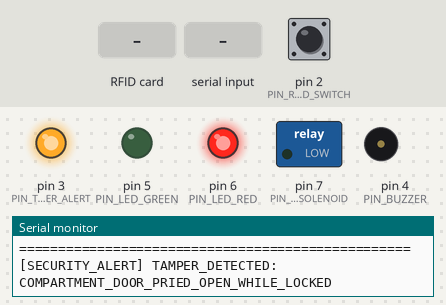
A sketch run on a simulated Arduino Uno, built with avr-gcc and run on an emulated ATmega328P. On the bench: switched loads named in the sketch (green lamp = pin HIGH), output pins drawn as LEDs (lit = HIGH), buzzer (waves = sounding), the last lines printed to the serial monitor. The inputs (shaded band) are chosen by the test bench; at power-on: pin 2 (PIN_REED_SWITCH) HIGH. Pins used as bus, display or sensor lines are not drawn.

Above: at 1.2 s.
1.3 s: RFID card 5E 7A 19 C4 held to the reader
At 2.9 s:
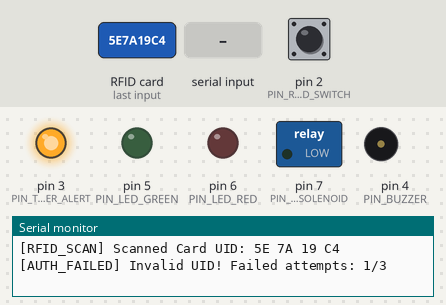
3.3 s: "REMOTE_UNLOCK\n" received over Serial
At 4.6 s:
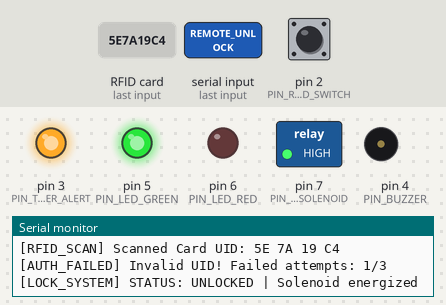
5.1 s: RFID card E2 4B 89 1A held to the reader
At 6.3 s:
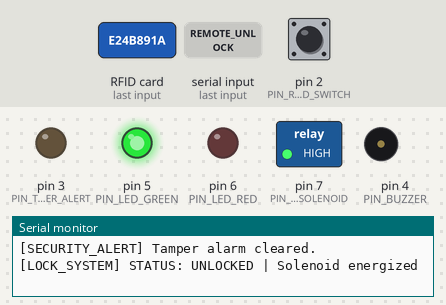
6.9 s: RFID card 5E 7A 19 C4 held to the reader
At 7.09 s:
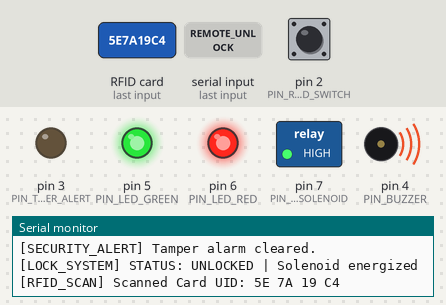
10.2 s: "FORCE_LOCK\n" received over Serial
At 10.6 s:
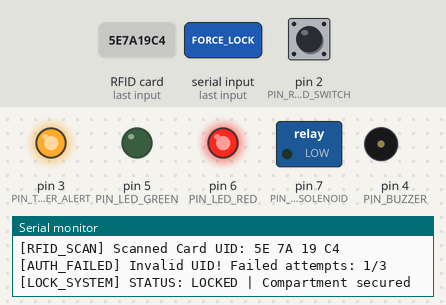
Timing chart, 0 to 12.7 s (numbered marks = the images above; inputs shaded):
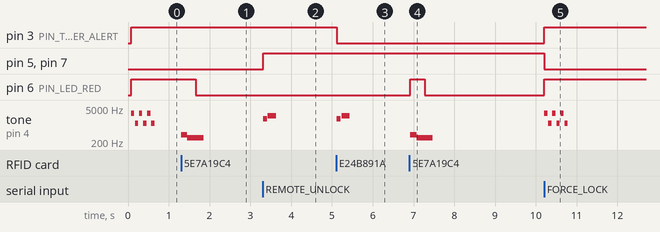

Measured:
- after the input at 1.3 s, pin 6 (PIN_LED_RED): HIGH → LOW after 0.36 s; tone on pin 4 (PIN_BUZZER): silent → 400 Hz at once, → 300 Hz 0.15 s later, → silent 0.40 s later
- after the input at 3.3 s, pin 5 (PIN_LED_GREEN), pin 7 (PIN_RELAY_SOLENOID): LOW → HIGH at once; tone on pin 4 (PIN_BUZZER): silent → 1800 Hz at once, → silent 0.10 s later, → 2400 Hz 0.02 s later, → silent 0.20 s later
- after the input at 5.1 s, pin 3 (PIN_TAMPER_ALERT): HIGH → LOW at once; tone on pin 4 (PIN_BUZZER): silent → 1800 Hz at once, → silent 0.10 s later, → 2400 Hz 0.02 s later, → silent 0.20 s later
- after the input at 6.9 s, pin 6 (PIN_LED_RED): LOW → HIGH at once, → LOW 0.35 s later; tone on pin 4 (PIN_BUZZER): silent → 400 Hz at once, → 300 Hz 0.15 s later, → silent 0.40 s later
- after the input at 10.2 s, pin 3 (PIN_TAMPER_ALERT), pin 6 (PIN_LED_RED): LOW → HIGH at once; pin 5 (PIN_LED_GREEN), pin 7 (PIN_RELAY_SOLENOID): HIGH → LOW at once; tone on pin 4 (PIN_BUZZER): silent → 3000 Hz at once, then repeats every 0.20 s: silent 0.02 s, 1200 Hz 0.08 s, silent 0.02 s, 3000 Hz 0.08 s, until it stays silent from 10.8 s
- by itself, tone on pin 4 (PIN_BUZZER): repeats every 0.20 s: silent 0.02 s, 1200 Hz 0.08 s, silent 0.02 s, 3000 Hz 0.08 s, until it stays silent from 0.7 s

The sketch:

compartment_lock.ino
```cpp
/*
 * ==============================================================================
 * Rural Delivery Droid - Electronic Compartment Lock & Anti-Tamper Controller
 * Matches XOD Patches: main.xodp, rfid-validator.xodp, solenoid-controller.xodp, tamper-detector.xodp
 *
 * Hardware Requirements:
 *  - Microcontroller: Arduino Uno / Nano / Mega or ESP32
 *  - RFID Reader: MFRC522 (13.56 MHz RFID/NFC) via SPI
 *  - Solenoid Lock: 12V DC Solenoid Door Bolt (via 5V Optocoupled Relay or IRLZ44N MOSFET)
 *  - Door Sensor: Magnetic Reed Switch (Normally Closed when door shut)
 *  - Status LEDs: Green (Access Granted), Red (Access Denied / Tamper Alert)
 *  - Audio: Piezo Buzzer
 *  - Interface to Droid SBC: Digital Pin D3 (Tamper Interrupt line to Raspberry Pi / Node-RED)
 *
 * Pinout:
 *  - MFRC522 SDA (SS): Pin 10
 *  - MFRC522 SCK     : Pin 13
 *  - MFRC522 MOSI    : Pin 11
 *  - MFRC522 MISO    : Pin 12
 *  - MFRC522 RST     : Pin 9
 *  - Reed Switch     : Pin 2 (INPUT_PULLUP)
 *  - Tamper Alert Out: Pin 3 (OUTPUT to SBC / Node-RED GPIO)
 *  - Piezo Buzzer    : Pin 4
 *  - Green LED       : Pin 5
 *  - Red LED         : Pin 6
 *  - Relay Solenoid  : Pin 7 (ACTIVE HIGH)
 * ==============================================================================
 */

#include <SPI.h>
#include <MFRC522.h>

// Pin Definitions
#define PIN_REED_SWITCH     2
#define PIN_TAMPER_ALERT    3
#define PIN_BUZZER          4
#define PIN_LED_GREEN       5
#define PIN_LED_RED         6
#define PIN_RELAY_SOLENOID  7
#define PIN_RFID_RST        9
#define PIN_RFID_SS         10

// Timing & Configuration Constants
const unsigned long SOLENOID_MAX_HOLD_MS = 12000; // 12 seconds max energize time (coil protection)
const unsigned long TAMPER_RESET_WINDOW_MS = 30000; // 30 seconds sliding window for failed scans
const int MAX_FAILED_ATTEMPTS = 3;

// Authorized Customer Delivery Key (Can be updated dynamically over Serial by SBC/Node-RED)
String currentAuthorizedUID = "E2 4B 89 1A";

// State Machine Variables
bool isUnlocked = false;
bool tamperAlertActive = false;
unsigned long unlockTimestamp = 0;
int failedScanCount = 0;
unsigned long lastFailedScanTime = 0;

MFRC522 mfrc522(PIN_RFID_SS, PIN_RFID_RST);

void playToneSuccess() {
  tone(PIN_BUZZER, 1800, 100);
  delay(120);
  tone(PIN_BUZZER, 2400, 200);
}

void playToneDenied() {
  tone(PIN_BUZZER, 400, 250);
  delay(150);
  tone(PIN_BUZZER, 300, 400);
}

void playToneAlarm() {
  for (int i = 0; i < 3; i++) {
    tone(PIN_BUZZER, 3000, 80);
    delay(100);
    tone(PIN_BUZZER, 1200, 80);
    delay(100);
  }
}

void unlockCompartment() {
  isUnlocked = true;
  unlockTimestamp = millis();
  digitalWrite(PIN_RELAY_SOLENOID, HIGH); // Energize solenoid
  digitalWrite(PIN_LED_GREEN, HIGH);
  digitalWrite(PIN_LED_RED, LOW);
  playToneSuccess();
  Serial.println(F("[LOCK_SYSTEM] STATUS: UNLOCKED | Solenoid energized"));
}

void lockCompartment() {
  isUnlocked = false;
  digitalWrite(PIN_RELAY_SOLENOID, LOW); // De-energize solenoid (spring returns bolt)
  digitalWrite(PIN_LED_GREEN, LOW);
  Serial.println(F("[LOCK_SYSTEM] STATUS: LOCKED | Compartment secured"));
}

void triggerTamperAlarm(const char* reason) {
  tamperAlertActive = true;
  digitalWrite(PIN_TAMPER_ALERT, HIGH); // Signal Companion Computer (SBC)
  digitalWrite(PIN_LED_RED, HIGH);
  playToneAlarm();

  Serial.print(F("[SECURITY_ALERT] TAMPER_DETECTED: "));
  Serial.println(reason);
}

void clearTamperAlarm() {
  tamperAlertActive = false;
  digitalWrite(PIN_TAMPER_ALERT, LOW);
  digitalWrite(PIN_LED_RED, LOW);
  failedScanCount = 0;
  Serial.println(F("[SECURITY_ALERT] Tamper alarm cleared."));
}

void setup() {
  Serial.begin(115200);
  while (!Serial && millis() < 2000); // Wait for serial console on USB

  // Initialize GPIOs
  pinMode(PIN_REED_SWITCH, INPUT_PULLUP);
  pinMode(PIN_TAMPER_ALERT, OUTPUT);
  pinMode(PIN_BUZZER, OUTPUT);
  pinMode(PIN_LED_GREEN, OUTPUT);
  pinMode(PIN_LED_RED, OUTPUT);
  pinMode(PIN_RELAY_SOLENOID, OUTPUT);

  // Set initial safe states (Locked & Secure)
  digitalWrite(PIN_RELAY_SOLENOID, LOW);
  digitalWrite(PIN_LED_GREEN, LOW);
  digitalWrite(PIN_LED_RED, LOW);
  digitalWrite(PIN_TAMPER_ALERT, LOW);

  // Initialize SPI & RFID Reader
  SPI.begin();
  mfrc522.PCD_Init();
  delay(10);
  mfrc522.PCD_DumpVersionToSerial();

  Serial.println(F("=================================================="));
  Serial.println(F(" Rural Delivery Droid - Compartment Lock Controller "));
  Serial.print(F(" Active Delivery Customer UID: "));
  Serial.println(currentAuthorizedUID);
  Serial.println(F("=================================================="));
}

void loop() {
  unsigned long now = millis();

  // 1. Check for Dynamic Customer Key Updates from Droid Flight Computer (Node-RED/SBC)
  // Format: "AUTH:<NEW_UID>" (e.g., "AUTH:A1 B2 C3 D4")
  if (Serial.available()) {
    String cmd = Serial.readStringUntil('\n');
    cmd.trim();
    if (cmd.startsWith("AUTH:")) {
      currentAuthorizedUID = cmd.substring(5);
      currentAuthorizedUID.trim();
      currentAuthorizedUID.toUpperCase();
      Serial.print(F("[LOCK_SYSTEM] New Authorized UID configured: "));
      Serial.println(currentAuthorizedUID);
      clearTamperAlarm();
    } else if (cmd == "FORCE_LOCK") {
      lockCompartment();
    } else if (cmd == "REMOTE_UNLOCK") {
      unlockCompartment();
    }
  }

  // 2. Door Reed Switch & Physical Pry Tamper Detection
  // Reed switch pin is LOW when door is firmly closed against magnetic strike
  bool isDoorOpen = (digitalRead(PIN_REED_SWITCH) == HIGH);

  // If door is opened while the system is in LOCKED state -> Physical pry/crowbar attack!
  if (!isUnlocked && isDoorOpen && !tamperAlertActive) {
    triggerTamperAlarm("COMPARTMENT_DOOR_PRIED_OPEN_WHILE_LOCKED");
  }

  // 3. Solenoid Failsafe Auto-Lock Management
  if (isUnlocked) {
    // If door was opened and has now been closed, relock immediately
    // Or if max hold time elapsed, force relock to protect solenoid from overheating
    if (now - unlockTimestamp >= SOLENOID_MAX_HOLD_MS) {
      Serial.println(F("[LOCK_SYSTEM] Failsafe timeout reached. Relocking..."));
      lockCompartment();
    }
  }

  // 4. Sliding Window Reset for Failed Scans
  if (failedScanCount > 0 && (now - lastFailedScanTime > TAMPER_RESET_WINDOW_MS)) {
    failedScanCount = 0;
  }

  // 5. Poll RFID/NFC Reader
  if (!mfrc522.PICC_IsNewCardPresent()) {
    return;
  }
  if (!mfrc522.PICC_ReadCardSerial()) {
    return;
  }

  // Extract UID string
  String scannedUID = "";
  for (byte i = 0; i < mfrc522.uid.size; i++) {
    if (mfrc522.uid.uidByte[i] < 0x10) scannedUID += "0";
    scannedUID += String(mfrc522.uid.uidByte[i], HEX);
    if (i < mfrc522.uid.size - 1) scannedUID += " ";
  }
  scannedUID.toUpperCase();

  Serial.print(F("[RFID_SCAN] Scanned Card UID: "));
  Serial.println(scannedUID);

  // Validate Scanned UID against Authorized Token
  if (scannedUID == currentAuthorizedUID) {
    Serial.println(F("[AUTH_SUCCESS] Customer UID Validated! Opening compartment..."));
    failedScanCount = 0;
    if (tamperAlertActive) clearTamperAlarm();
    unlockCompartment();
  } else {
    failedScanCount++;
    lastFailedScanTime = now;
    digitalWrite(PIN_LED_RED, HIGH);
    playToneDenied();
    delay(200);
    digitalWrite(PIN_LED_RED, LOW);

    Serial.print(F("[AUTH_FAILED] Invalid UID! Failed attempts: "));
    Serial.print(failedScanCount);
    Serial.print(F("/"));
    Serial.println(MAX_FAILED_ATTEMPTS);

    if (failedScanCount >= MAX_FAILED_ATTEMPTS) {
      triggerTamperAlarm("MULTIPLE_UNAUTHORIZED_RFID_SCANS");
    }
  }

  // Halt PICC and stop crypto
  mfrc522.PICC_HaltA();
  mfrc522.PCD_StopCrypto1();
  delay(500); // Debounce card presence
}
```
